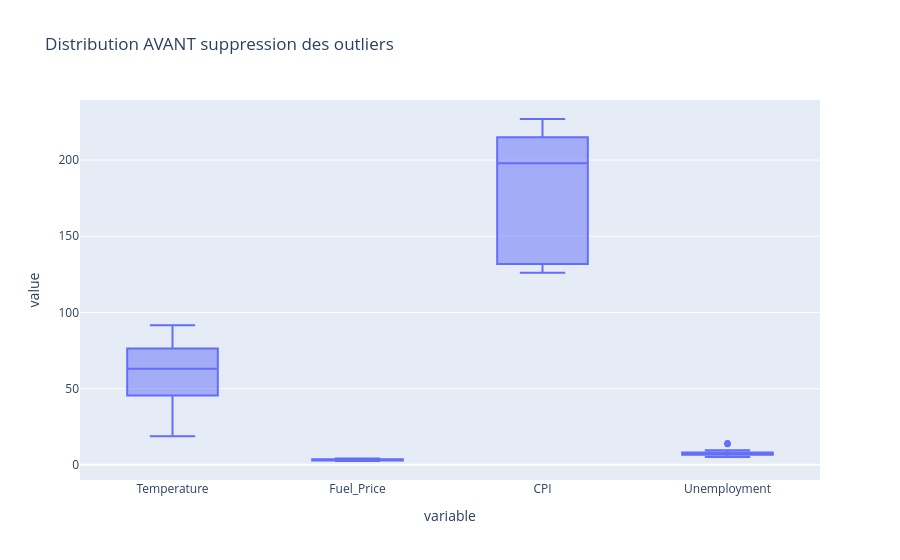

The notebook cell saved with this chart:
### Code cell
# Boxplot des features avant suppression des outliers
fig = px.box(df, 
             y=["Temperature", "Fuel_Price", "CPI", "Unemployment"],
             title="Distribution AVANT suppression des outliers")
fig.show()

### Figure 1 — Plotly figure (JSON) as saved in the notebook; plotly's stock layout.template omitted (floating-point values rounded to 4 significant figures; data arrays with more than 128 entries replaced by an {"elided": "..."} marker saying what was removed)
{"data": [{"alignmentgroup": "True", "hovertemplate": "variable=%{x}<br>value=%{y}<extra></extra>", "legendgroup": "", "marker": {"color": "#636efa"}, "name": "", "notched": false, "offsetgroup": "", "orientation": "v", "showlegend": false, "type": "box", "x": {"elided": "600 str values"}, "x0": " ", "xaxis": "x", "y": {"elided": "600 float values"}, "y0": " ", "yaxis": "y"}], "layout": {"boxmode": "group", "legend": {"tracegroupgap": 0}, "title": {"text": "Distribution AVANT suppression des outliers"}, "xaxis": {"anchor": "y", "domain": [0, 1], "title": {"text": "variable"}}, "yaxis": {"anchor": "x", "domain": [0, 1], "title": {"text": "value"}}}}
